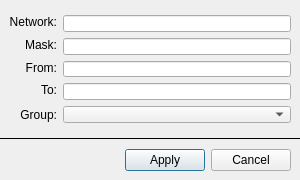
<?xml version="1.0" encoding="UTF-8"?>
<ui version="4.0">
 <class>AddRangeWindow</class>
 <widget class="QDialog" name="AddRangeWindow">
  <property name="windowModality">
   <enum>Qt::ApplicationModal</enum>
  </property>
  <property name="geometry">
   <rect>
    <x>0</x>
    <y>0</y>
    <width>300</width>
    <height>180</height>
   </rect>
  </property>
  <property name="sizePolicy">
   <sizepolicy hsizetype="Fixed" vsizetype="Fixed">
    <horstretch>0</horstretch>
    <verstretch>0</verstretch>
   </sizepolicy>
  </property>
  <property name="minimumSize">
   <size>
    <width>300</width>
    <height>180</height>
   </size>
  </property>
  <property name="maximumSize">
   <size>
    <width>16777215</width>
    <height>16777215</height>
   </size>
  </property>
  <property name="windowTitle">
   <string>Add host range</string>
  </property>
  <property name="windowIcon">
   <iconset>
    <normaloff>:/images/c3Network.png</normaloff>:/images/c3Network.png</iconset>
  </property>
  <property name="sizeGripEnabled">
   <bool>false</bool>
  </property>
  <property name="modal">
   <bool>true</bool>
  </property>
  <layout class="QVBoxLayout" name="verticalLayout">
   <property name="spacing">
    <number>0</number>
   </property>
   <property name="leftMargin">
    <number>0</number>
   </property>
   <property name="topMargin">
    <number>0</number>
   </property>
   <property name="rightMargin">
    <number>0</number>
   </property>
   <property name="bottomMargin">
    <number>0</number>
   </property>
   <item>
    <widget class="QWidget" name="form" native="true">
     <property name="styleSheet">
      <string notr="true"/>
     </property>
     <layout class="QGridLayout" name="gridLayout">
      <property name="topMargin">
       <number>15</number>
      </property>
      <property name="bottomMargin">
       <number>15</number>
      </property>
      <item row="5" column="0">
       <widget class="QLabel" name="label_4">
        <property name="layoutDirection">
         <enum>Qt::LeftToRight</enum>
        </property>
        <property name="text">
         <string>To:</string>
        </property>
        <property name="alignment">
         <set>Qt::AlignRight|Qt::AlignTop|Qt::AlignTrailing</set>
        </property>
       </widget>
      </item>
      <item row="1" column="1">
       <widget class="QLineEdit" name="edit_mask"/>
      </item>
      <item row="4" column="0">
       <widget class="QLabel" name="label_3">
        <property name="layoutDirection">
         <enum>Qt::LeftToRight</enum>
        </property>
        <property name="text">
         <string>From:</string>
        </property>
        <property name="alignment">
         <set>Qt::AlignRight|Qt::AlignTop|Qt::AlignTrailing</set>
        </property>
       </widget>
      </item>
      <item row="0" column="0">
       <widget class="QLabel" name="label">
        <property name="layoutDirection">
         <enum>Qt::LeftToRight</enum>
        </property>
        <property name="text">
         <string>Network:</string>
        </property>
        <property name="alignment">
         <set>Qt::AlignRight|Qt::AlignTop|Qt::AlignTrailing</set>
        </property>
       </widget>
      </item>
      <item row="5" column="1">
       <widget class="QLineEdit" name="edit_to"/>
      </item>
      <item row="1" column="0">
       <widget class="QLabel" name="label_2">
        <property name="layoutDirection">
         <enum>Qt::LeftToRight</enum>
        </property>
        <property name="text">
         <string>Mask:</string>
        </property>
        <property name="alignment">
         <set>Qt::AlignRight|Qt::AlignTop|Qt::AlignTrailing</set>
        </property>
       </widget>
      </item>
      <item row="4" column="1">
       <widget class="QLineEdit" name="edit_from"/>
      </item>
      <item row="0" column="1">
       <widget class="QLineEdit" name="edit_network"/>
      </item>
      <item row="6" column="0">
       <widget class="QLabel" name="label_5">
        <property name="text">
         <string>Group:</string>
        </property>
        <property name="alignment">
         <set>Qt::AlignRight|Qt::AlignTrailing|Qt::AlignVCenter</set>
        </property>
       </widget>
      </item>
      <item row="6" column="1">
       <widget class="QComboBox" name="comboGroup"/>
      </item>
     </layout>
    </widget>
   </item>
   <item>
    <widget class="Line" name="line">
     <property name="frameShadow">
      <enum>QFrame::Plain</enum>
     </property>
     <property name="orientation">
      <enum>Qt::Horizontal</enum>
     </property>
    </widget>
   </item>
   <item>
    <widget class="QWidget" name="widget_2" native="true">
     <layout class="QHBoxLayout" name="horizontalLayout">
      <item>
       <spacer name="horizontalSpacer">
        <property name="orientation">
         <enum>Qt::Horizontal</enum>
        </property>
        <property name="sizeHint" stdset="0">
         <size>
          <width>40</width>
          <height>20</height>
         </size>
        </property>
       </spacer>
      </item>
      <item>
       <widget class="QPushButton" name="button_apply">
        <property name="text">
         <string>Apply</string>
        </property>
        <property name="autoDefault">
         <bool>false</bool>
        </property>
        <property name="default">
         <bool>true</bool>
        </property>
       </widget>
      </item>
      <item>
       <widget class="QPushButton" name="button_cancel">
        <property name="text">
         <string>Cancel</string>
        </property>
       </widget>
      </item>
     </layout>
    </widget>
   </item>
  </layout>
 </widget>
 <tabstops>
  <tabstop>edit_network</tabstop>
  <tabstop>edit_mask</tabstop>
  <tabstop>edit_from</tabstop>
  <tabstop>edit_to</tabstop>
  <tabstop>button_apply</tabstop>
  <tabstop>button_cancel</tabstop>
 </tabstops>
 <resources/>
 <connections/>
</ui>
